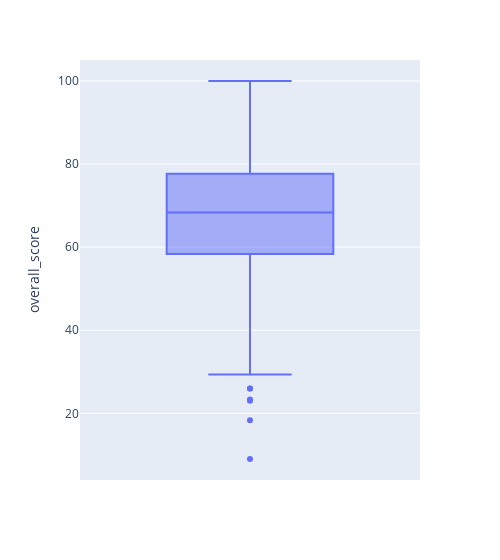

The cell this chart's notebook holds for it:
### Code cell
# df.boxplot()
df.rename(columns={'math score':'math_score', 'reading score':'reading_score', 'writing score':'writing_score' })
g= px.box(df, y='overall_score', width=500)
g.show()

### Figure 1 — Plotly figure (JSON) as saved in the notebook; plotly's stock layout.template omitted (floating-point values rounded to 4 significant figures; data arrays with more than 128 entries replaced by an {"elided": "..."} marker saying what was removed)
{"data": [{"alignmentgroup": "True", "hovertemplate": "overall_score=%{y}<extra></extra>", "legendgroup": "", "marker": {"color": "#636efa"}, "name": "", "notched": false, "offsetgroup": "", "orientation": "v", "showlegend": false, "type": "box", "x0": " ", "xaxis": "x", "y": {"elided": "1000 float values"}, "y0": " ", "yaxis": "y"}], "layout": {"boxmode": "group", "legend": {"tracegroupgap": 0}, "margin": {"t": 60}, "width": 500, "xaxis": {"anchor": "y", "domain": [0, 1]}, "yaxis": {"anchor": "x", "domain": [0, 1], "title": {"text": "overall_score"}}}}
